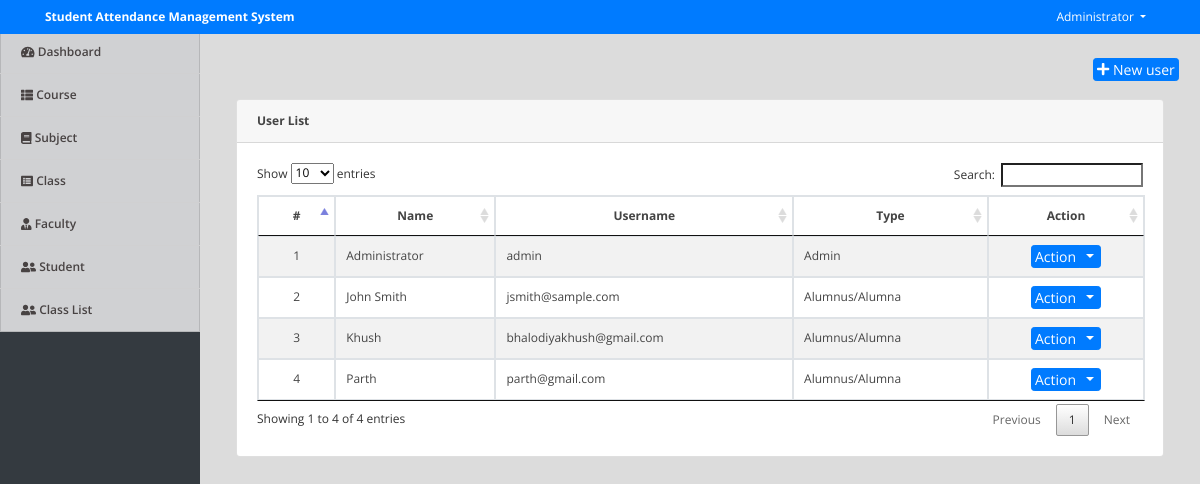
The app's page /index.php?page=users (signed in) with its own data.
### tables this page shows
CREATE TABLE `users` (
  `id` int(30) NOT NULL,
  `name` text NOT NULL,
  `username` varchar(200) NOT NULL,
  `password` text NOT NULL,
  `type` tinyint(1) NOT NULL DEFAULT 3 COMMENT '1=Admin,2=Staff',
  `faculty_id` int(30) NOT NULL COMMENT 'for faculty user only'
);

### users.php (the view, shortened to what this page needs)
<div class="container-fluid">
	<div class="row">
	<div class="col-lg-12">
			<button class="btn btn-primary float-right btn-sm" id="new_user"><i class="fa fa-plus"></i> New user</button>
	</div>
	</div>
	<br>
	<div class="col-lg-12">
		<div class="card ">
			<div class="card-header"><b>User List</b></div>
			<div class="card-body">
				<table class="table-striped table-bordered">
			<thead>
				<tr>
					<th class="text-center">#</th>
					<th class="text-center">Name</th>
					<th class="text-center">Username</th>
					<th class="text-center">Type</th>
					<th class="text-center">Action</th>
				</tr>
			</thead>
			<tbody>
				<?php
 					include 'db_connect.php';
 					$type = array("","Admin","Staff","Alumnus/Alumna");
 					$users = $conn->query("SELECT * FROM users order by name asc");
 					$i = 1;
 					while($row= $users->fetch_assoc()):
				 ?>
				 <tr>
				 	<td class="text-center">
				 		<?php echo $i++ ?>
				 	</td>
				 	<td>
				 		<?php echo ucwords($row['name']) ?>
				 	</td>
				 	<td>
				 		<?php echo $row['username'] ?>
				 	</td>
				 	<td>
				 		<?php echo $type[$row['type']] ?>
				 	</td>
				 	<td>
				 		<center>
							<div class="btn-group">
							  <button type="button" class="btn btn-primary btn-sm">Action</button>
							  <button type="button" class="btn btn-primary btn-sm dropdown-toggle dropdown-toggle-split" data-toggle="dropdown" aria-haspopup="true" aria-expanded="false">
							  </button>
							</div>
						</center>
				 	</td>
				 </tr>
				<?php endwhile; ?>
			</tbody>
		</table>
			</div>
		</div>
	</div>
</div>

### assets/css/style.css (style rules this page uses)
body { font-family: "Open Sans", sans-serif; color: #444444; width: 100%; height: calc(100%); font-size: 12px; }
.btn-sm { padding: .0001rem .2rem; }

### index.php (style rules this page uses)
body { background: #80808045; }

### records on screen
users: name "Administrator", username "admin", type "Admin"
users: name "John Smith", username "jsmith@sample.com", type "Alumnus/Alumna"
users: name "Khush", username "bhalodiyakhush@gmail.com", type "Alumnus/Alumna"
users: name "Parth", username "parth@gmail.com", type "Alumnus/Alumna"

### other values on screen
$_SESSION['system']['name'] "Student Attendance Management System"
$_SESSION['login_name'] "Administrator"
